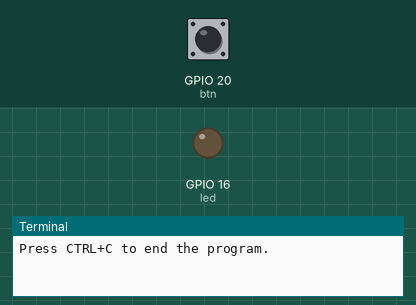
Simulated run of this program. Board: Raspberry Pi (BCM pin numbers). On the bench: output pins drawn as LEDs (lit = HIGH), the last lines printed to the terminal. Inputs (shaded band) come from the test bench; at power-on: GPIO 20 (btn) HIGH.

Above: at 1.2 s.
1.3 s: GPIO 20 (btn) pulled LOW for 0.15 s
At 2.6 s:
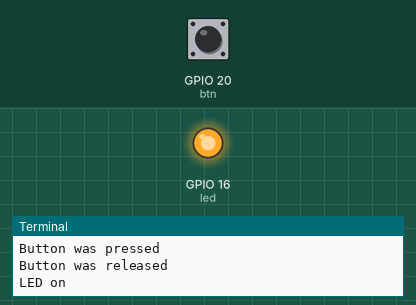
2.9 s: GPIO 20 (btn) pulled LOW for 1 s
At 5.1 s:
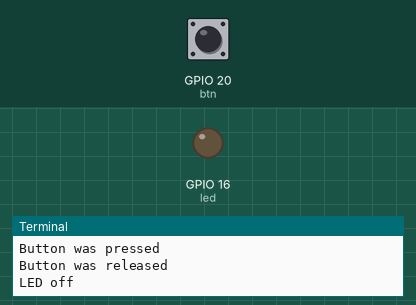
5.4 s: GPIO 20 (btn) pulled LOW for 3.2 s
At 9.8 s:
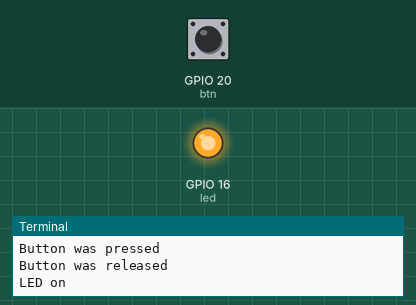
Timing chart, 0 to 11.3 s (numbered marks = the images above; inputs shaded):
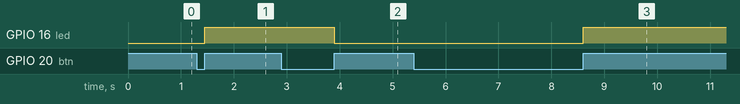

Measured:
- after the input at 1.3 s, GPIO 16 (led): LOW → HIGH after 0.15 s
- after the input at 2.9 s, GPIO 16 (led): HIGH → LOW after 1.0 s
- after the input at 5.4 s, GPIO 16 (led): LOW → HIGH after 3.2 s

The program:

button_fsm.py
```python
# This program illustrates how to read from a button
# to control an LED.
# It uses a finite state machine (FSM).


# General libraries
import time
# Libraries for the GPIO pins
from gpiozero import LED, Button


# Set GPIO Pins
led = LED(16)
btn = Button(20, pull_up=True)

# Start with LED off
led.off()


# Initialize the finite state machine
FSM1State = 0
FSM1NextState = 0
FSM2State = 0
FSM2NextState = 0


try:
    print("Press CTRL+C to end the program.")

    while True:

        # Update the state
        FSM1State = FSM1NextState
        FSM2State = FSM2NextState

        Toggle = False

        # Check the state transitions for FSM 1
        # State 0: Button is not pressed
        if (FSM1State == 0):
            if (btn.is_pressed):
                print("Button was pressed")
                FSM1NextState = 1
            else:
                FSM1NextState = 0

        # State 1: Button is pressed
        elif (FSM1State == 1):
            if (not btn.is_pressed):
                print("Button was released")
                Toggle = True
                FSM1NextState = 0
            else:
                FSM1NextState = 1

        # State ??
        else:
            print("Error: unrecognized state for FSM1")
            break


        # Check the state transitions for FSM 2
        # State 0: Led is off
        if (FSM2State == 0):
            if (Toggle):
                led.on()
                print("LED on")
                FSM2NextState = 1
            else:
                FSM2NextState = 0

        # State 1: Led is on
        elif (FSM2State == 1):
            if (Toggle):
                led.off()
                print("LED off")
                FSM2NextState = 0
            else:
                FSM2NextState = 1

        # State ??
        else:
            print("Error: unrecognized state for FSM1")
            break

# Quit the program when the user presses CTRL + C
except KeyboardInterrupt:
    pass
finally:
    # Turn off LED
    led.off()
    # Clean up the resources
    led.close()
    btn.close()
```
